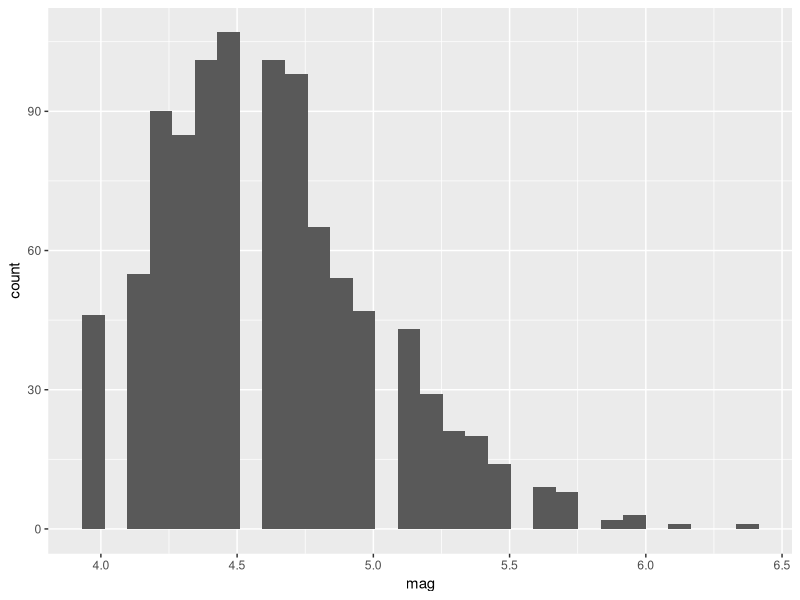
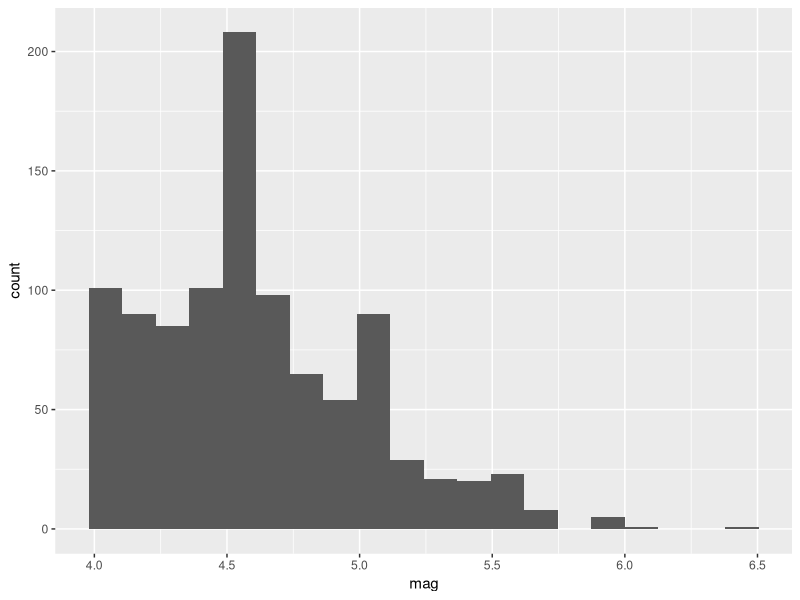
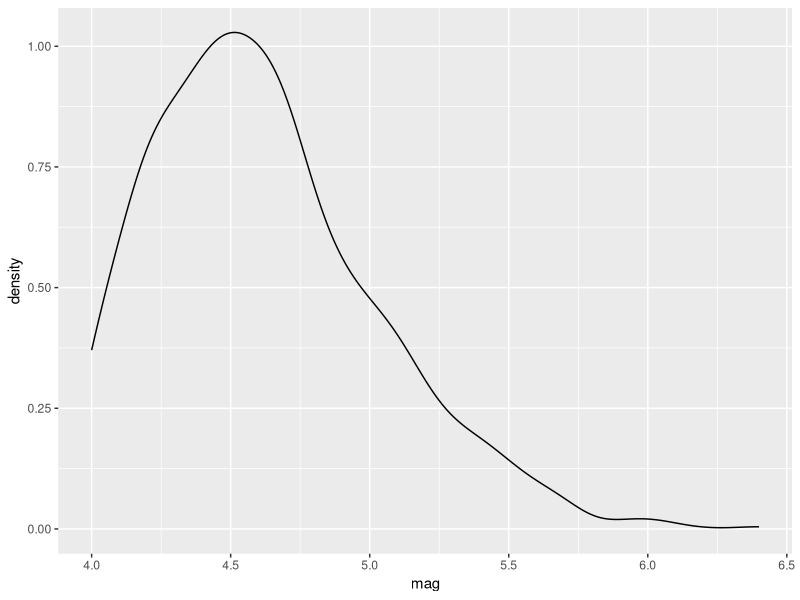
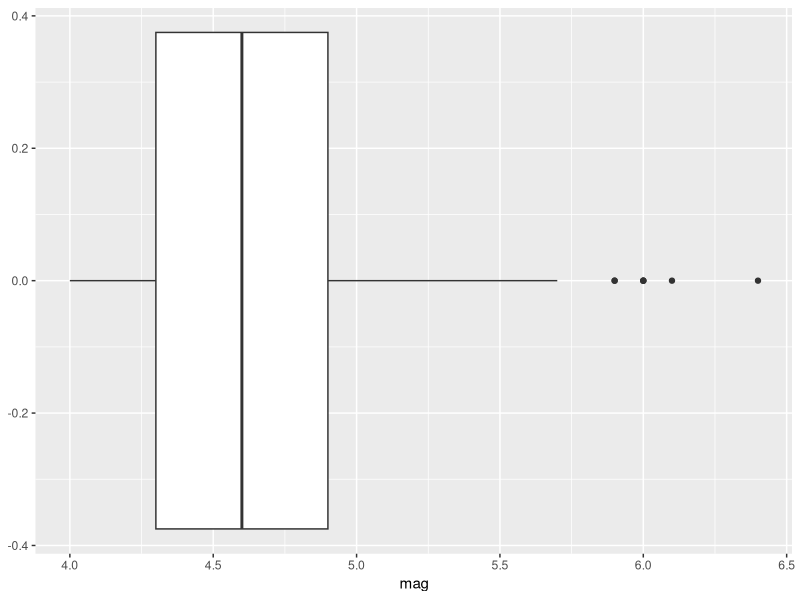
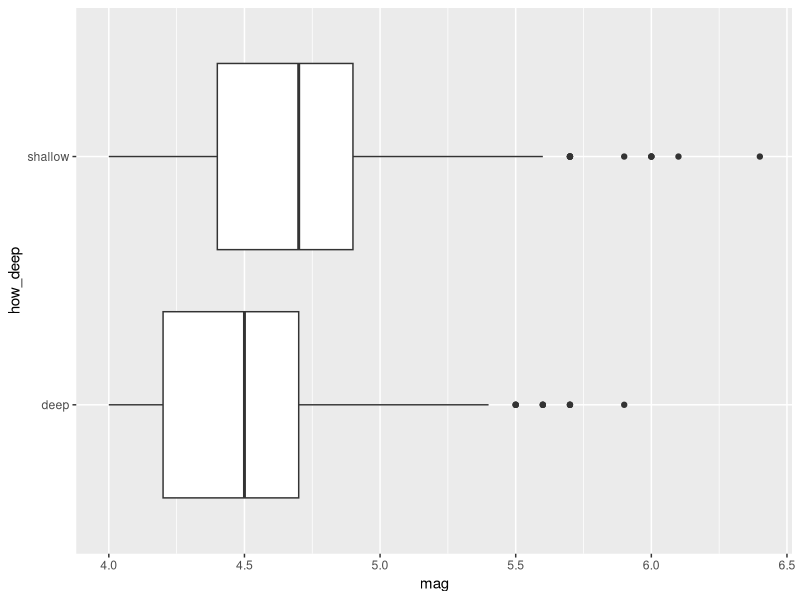

Reproduce these figures in R, in order.
## ---- chunk 1
library(tidyverse)

data(quakes)
head(quakes)
## ---- chunk 2
ggplot(quakes) +
  geom_histogram(mapping=aes(x=mag))
## ---- chunk 3
ggplot(quakes) +
  geom_histogram(mapping=aes(x=mag), bins=20)
## ---- chunk 4
ggplot(data=quakes) +
  geom_density(mapping=aes(x=mag))
## ---- chunk 5
ggplot(quakes) +
  geom_boxplot(aes(x=mag))
## ---- chunk 6
quakes_cat <- mutate(quakes, how_deep = if_else(depth < 300, "shallow", "deep"))

ggplot(quakes_cat) +
  geom_boxplot(mapping=aes(x=mag, y=how_deep))
